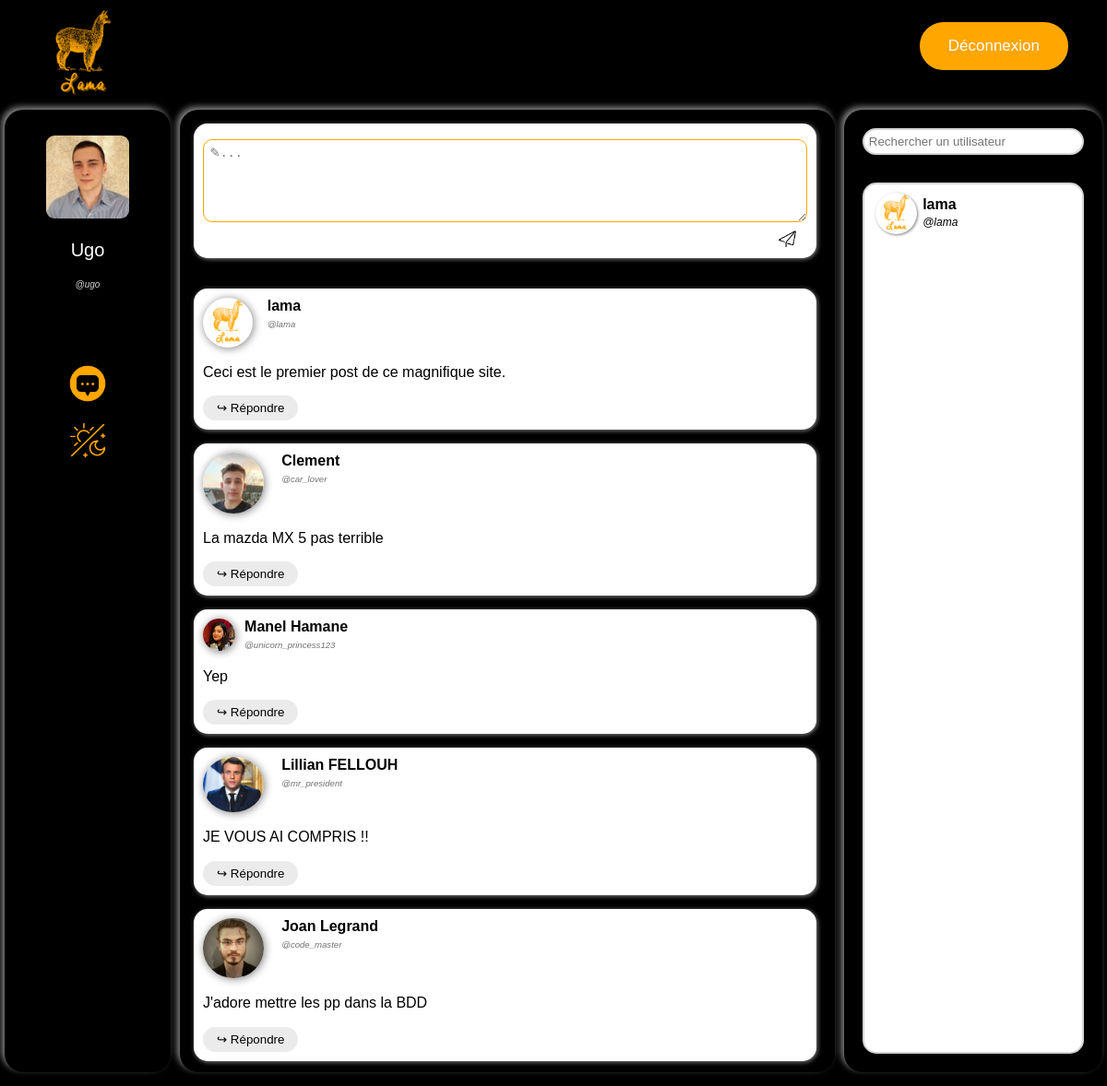
/feed/site.php (signed in), run on the app's committed database.
### tables this page shows
CREATE TABLE Post (
  id INT PRIMARY KEY NOT NULL AUTO_INCREMENT,
  user_id varchar(50) NOT NULL,
  `date` DATE NOT NULL,
  message TEXT,
  parent_id INT,
  FOREIGN KEY (user_id) REFERENCES User(user_id)
);

CREATE TABLE `User` (
  user_id varchar(50) PRIMARY KEY NOT NULL,
  name varchar(100) NOT NULL,
  email varchar(100) NOT NULL,
  password varchar(100) NOT NULL
);

CREATE TABLE Friends(
  user_id_1 varchar(50) NOT NULL,
  user_id_2 varchar(50) NOT NULL,
  PRIMARY KEY(user_id_1, user_id_2),
  FOREIGN KEY (user_id_1) REFERENCES User(user_id),
  FOREIGN KEY (user_id_2) REFERENCES User(user_id)
);

### feed/site.php (the view, shortened to what this page needs)
<?php
    function fetch_comment($result)
    {
        while ($row = $result->fetch_assoc()) {
            if(file_exists("../img/user_profile_pictures/".$row["user_id"].".webp")){
                $img=$row["user_id"];
            }
            else{
                $img="default";
            }
            printf("
            <div id='%d' class='post_block'>
                <div class='post_block_user_info'>
                    <img src='../img/user_profile_pictures/%s.webp'>
                    <b>%s</b>
                    <br>
                    <i>@%s</i>
                </div>
                <div class='post_block_text'>
                    %s
                </div>
                <button class='comment_reply_button' onclick='toggle_reply(event)'>↪ Répondre</button>
                <div class='comment_text' style='display:none'>
                    <textarea rows='5' placeholder='✎...'  maxlength='200'></textarea>
                    <img src='../img/send_icon.webp' class='comment_send_button' onclick='send(event)'/>
                </div>
            </div>",$row["id"],$img,htmlspecialchars($row["name"]),htmlspecialchars($row["user_id"]),htmlspecialchars($row["message"]));
        }
    }
?>
<!DOCTYPE html>
<html lang="fr">
<head>
    <link rel="stylesheet" href="style.css">
    <?php
    if(file_exists("../img/user_profile_pictures/".$_SESSION["user_id"].".webp")){
        $img=$_SESSION["user_id"];
    }
    else{
        $img="default";
    }
    printf("<div style='display:none'>
    <p id='user_id'>%s</p>
    <p id='name'>%s</p>
    <p id='email'>%s</p>
    <p id='img'>%s</p></div>",$_SESSION["user_id"],$_SESSION["name"],$_SESSION["email"],$img);
    ?>
</head>
<body>
    <?php include("../header/header.php"); ?>
    <div id="div_main">
        <div id="div_profile" class="panel">
            <div id="user_info"><br>
                <?php
                    if(file_exists("../img/user_profile_pictures/".$_SESSION["user_id"].".webp")){
                        $img=$_SESSION["user_id"];
                    }else{
                        $img="default";
                    }
                    printf("
                        <img id='user_pic' src='../img/user_profile_pictures/%s.webp' onclick='afficher_input_file()'>
                        <form method='post' action='/core/inputPP.php' style='display: none;' id='formPP' enctype='multipart/form-data'>
                            <div id='change_pp_div'>
                                <label id='change_pic_label' for='myFile'>Modifier</label>
                                <input type='file' id='myFile' name='filename' style='visibility:hidden;'>
                                <input id='change_pic_submit' type='submit' value='✔'>
                            </div>
                        </form>
                        <p id='user_name'>%s</p>
                        <p id='user_id'>@%s</p><br>", $img, $_SESSION["name"], $_SESSION["user_id"]);
                ?>
            </div>
            <div id="profile_links">
                <a href="../message/message.php"> <img src="../img/message_icon.webp" \> </a><br>
                <a href="#" onclick="change_theme();"> <img src="../img/change_theme_icon.webp" \> </a><br>
            </div>
        </div>
        <div id="div_feed" class="panel">
            <div id="postlist">
                <div id='NULL' class='post_block'>
                    <div class='comment_text'>
                        <textarea rows='5' placeholder='✎...'  maxlength='200'></textarea>
                        <img src='../img/send_icon.webp' class='comment_send_button' onclick='send(event)'/>
                    </div>
                </div><br>
                <?php
                $mysqli = new mysqli("localhost", "lama", "lama_admin", "lama");
                $result = $mysqli->query("SELECT Post.user_id,Post.date,Post.message,Post.id,User.name FROM Post NATURAL JOIN User WHERE parent_id IS NULL");
                fetch_comment($result);
                ?>
            </div>
        </div>
        <div id="div_friendlist" class="panel">
            <input type="text" id="search_bar" placeholder="Rechercher un utilisateur"></input>
            <br>
            <div id="friendlist">
                <div id="friends">
                    <?php
                    $result = $mysqli->execute_query("SELECT Friends.user_id_1, User.name from Friends INNER JOIN User ON Friends.user_id_1 = User.user_id WHERE Friends.user_id_2 = ?",[$_SESSION["user_id"]]);
                    foreach($result as $row){
                        if(file_exists("../img/user_profile_pictures/".$row["user_id_1"].".webp")){
                            $img=$row["user_id_1"];
                        }
                        else{
                            $img="default";
                        }
                        printf("<div class='friend_block'>
                        <img src='../img/user_profile_pictures/%s.webp'>
                        <div>
                            <b>%s</b>
                            <br>
                            <i>@%s</i>
                        </div>
                    </div>", $img, $row["name"], $row["user_id_1"]);
                    }
                    ?>
                </div>
            </div>
        </div>
    </div>
</body>
</html>

### feed/style.css (style rules this page uses)
:root { --lama_orange:#ffa600; --police_font:#ffffff; --user_id_font:#d3d3d3; --main_divs_shadow:#b9b9b9bb; --bg_color:#000000; }
html, body { height: 99%; font-family: Arial, Helvetica, sans-serif; }
body { background-color: var(--bg_color); margin: 0px; display: flex; flex-direction: column; }
#div_main { height: 1px; flex: 2; display: flex; }
.panel { border-radius: 20px; box-shadow: var(--main_divs_shadow) -3px -3px 7px; margin:5px; }
#div_profile { width: 15%; text-align: center; overflow: auto; }
#user_info { padding-bottom: 20%; }
#user_pic { width: 50%; height: 50%; margin: auto; margin: 10px; border-radius: 10%; cursor: pointer; }
#user_name { font-style: bold; font-size: 20px; margin-top: 5%; color: var(--police_font); }
#user_id { font-style: italic; color: var(--user_id_font); font-size: 10px; }
#profile_links { margin-top: 10%; }
#profile_links>a { color: var(--police_font); text-decoration: none; }
#profile_links>a>img { width: 22%; height: 22%; margin-bottom: 10%; }
#div_feed { flex: 2; padding: 10px; }
#postlist { height: 100%; overflow-y: scroll; padding: 5px; padding-right: 10px; border-radius: 10px; }
.post_block { background-color: white; box-shadow: var(--main_divs_shadow) 1px 1px 5px; border-radius: 15px; margin-bottom: 15px; padding: 10px; text-align: justify; color:black; }
.post_block_user_info>img { width: 10%; height: 10%; border-radius: 100%; box-shadow: grey 1px 1px 10px; margin-right: 3%; float: left; }
.post_block_user_info { display: inline-block; }
.post_block_user_info>i { font-size: 60%; color: rgb(114, 114, 114); max-height: 100%; }
.post_block_text { white-space: pre-line; width: 100%; word-wrap: anywhere; }
.comment_reply_button { margin-top: 2.5%; background-color: rgb(235, 235, 235); border-radius:40px; border:none; cursor:pointer; padding:6px 15px; }
.comment_text { margin-top: 1%; text-align: right; }
.comment_text>textarea { padding: 1%; box-sizing: border-box; border-radius:10px; border-color: var(--lama_orange); resize:none; width: 100%; resize: vertical; }
.comment_send_button { cursor:pointer; width: 3%; height: 3%; margin-right: 1%; margin-bottom: -1%; padding: 5px; border-radius: 7px; }
#div_friendlist { width: 20%; display: flex; flex-direction: column; text-align: center; padding: 20px; }
#search_bar { margin-bottom: 5%; background-color: #ffffff; border: 2px solid lightgray; border-radius: 15px; padding: 2%; }
#friendlist { flex:2; height: 100px; background-color: #ffffff; border: 2px solid lightgray; border-radius: 15px; padding: 2%; width: auto; text-align: left; }
#friends { overflow-y: scroll; height: 100%; }
.friend_block { margin-top: 2%; margin-left: 3%; padding-bottom: 5%; }
.friend_block img { margin-right: 3%; width: 45px; height: 45px; float: left; border-radius: 100%; box-shadow: grey 1px 1px 3px; }
.friend_block div { padding-top: 2%; }
.friend_block i { font-size: 12px; }
* { scrollbar-width: auto; scrollbar-color: var(--lama_orange) transparent; }

### data on the page
post: user (picture), user.name "lama", user "lama", message "Ceci est le premier post de ce magnifique site."
post: user (picture), user.name "Clement", user "car_lover", message "La mazda MX 5 pas terrible"
post: user (picture), user.name "Manel Hamane", user "unicorn_princess123", message "Yep"
post: user (picture), user.name "Lillian FELLOUH", user "mr_president", message "JE VOUS AI COMPRIS !!"
post: user (picture), user.name "Joan Legrand", user "code_master", message "J'adore mettre les pp dans la BDD"
friends: user_id_1 (picture), user_id_1.name "lama", user_id_1 "lama"

### other printed values
$_SESSION["name"] "Ugo"
$_SESSION["user_id"] "ugo"
